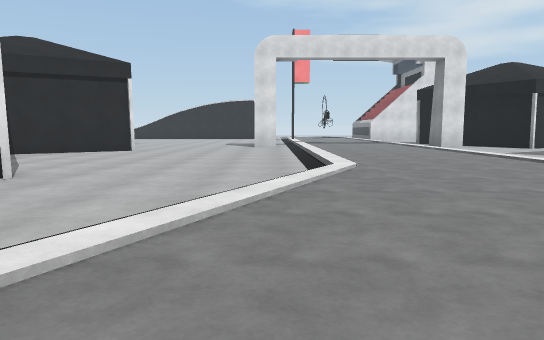
view 1 (above)

24 first-person views from a walk through a scene from a Unity 3-D project. The camera is 1.2 m above the floor, tilts 6° down and sees 70° across. The floor is counted in squares, 2 m on a side. Each view is taken from the middle of a square. On the plan, view 1 faces up. The plan holds only what a view shows up to about 11 squares ahead; the rest is blank. The place goes on beyond the plan. Surface patterns are stand-ins for the level's own textures.

view 2
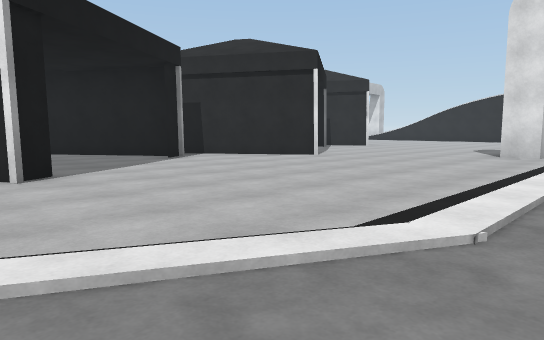

view 3
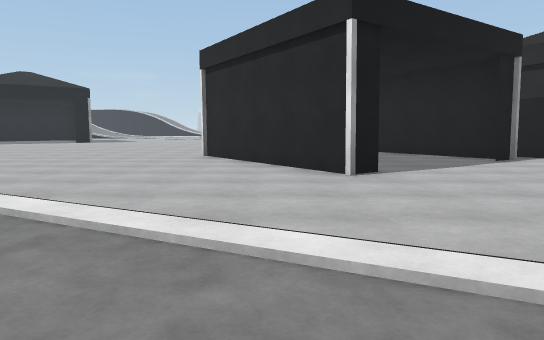

view 4
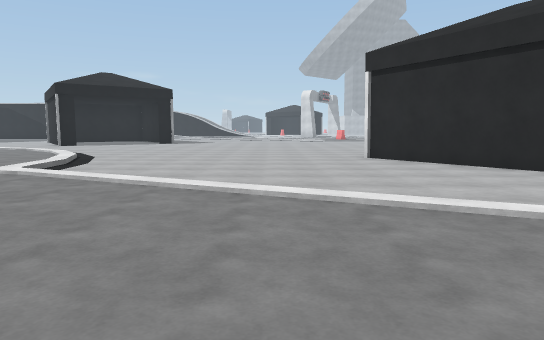

view 5
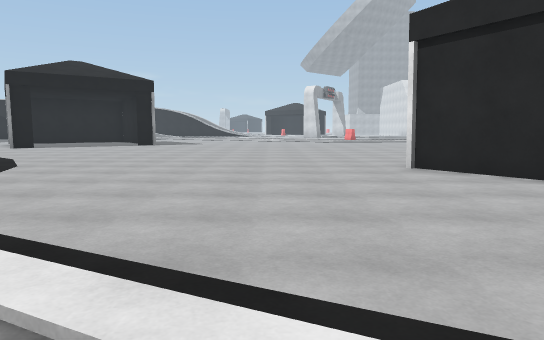

view 6
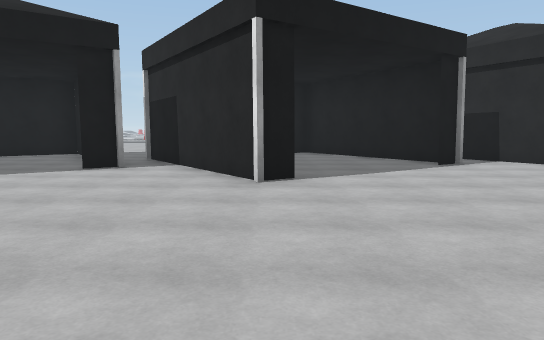

view 7
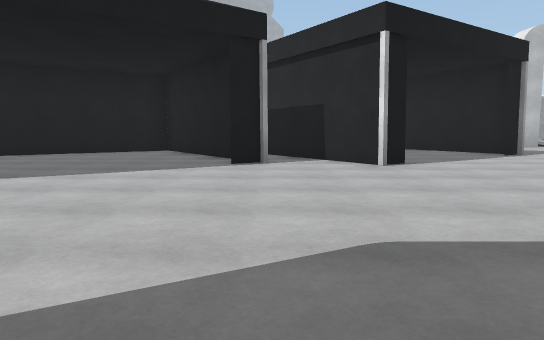

view 8
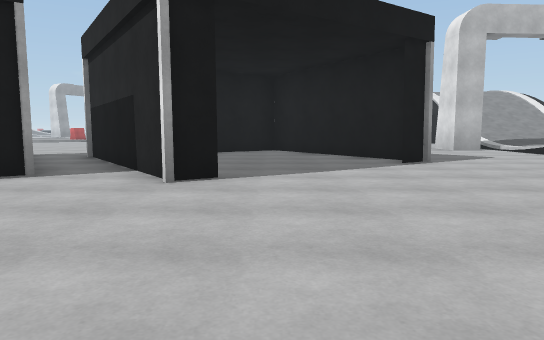

view 9
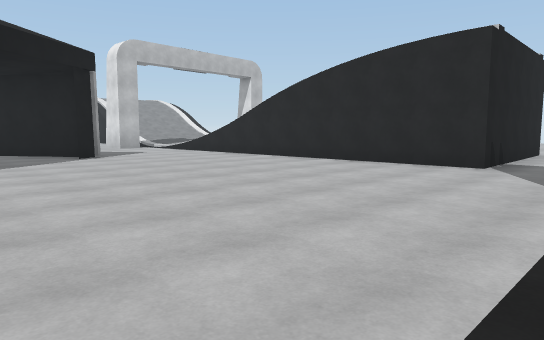

view 10
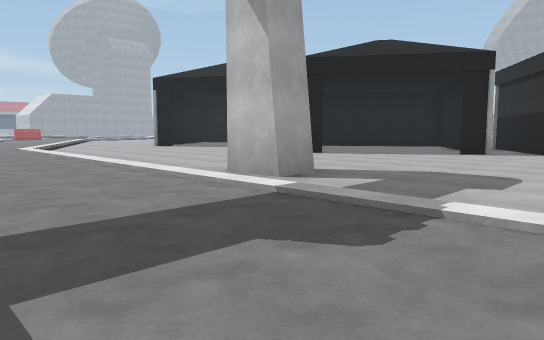

view 11
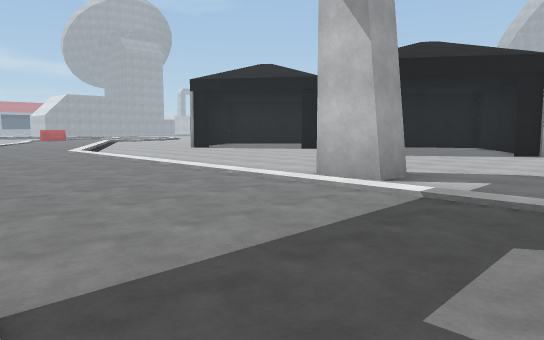

view 12
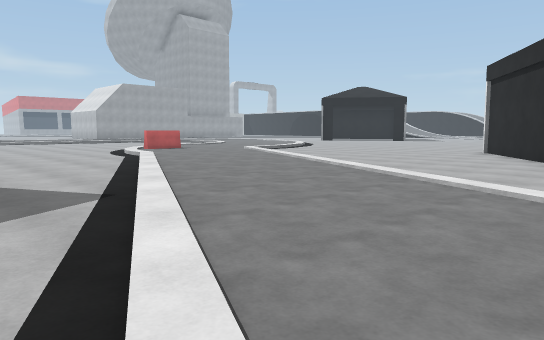

view 13
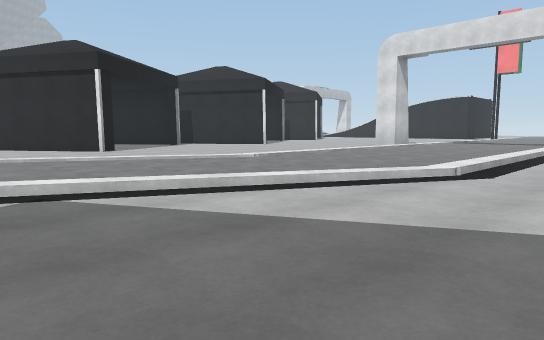

view 14
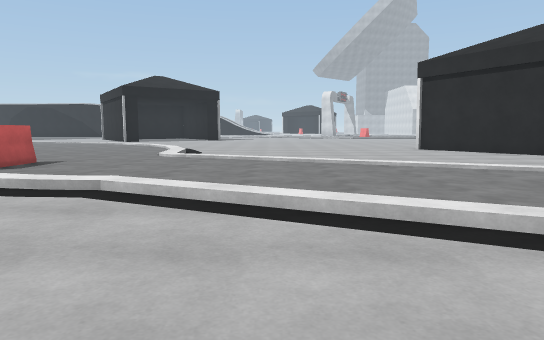

view 15
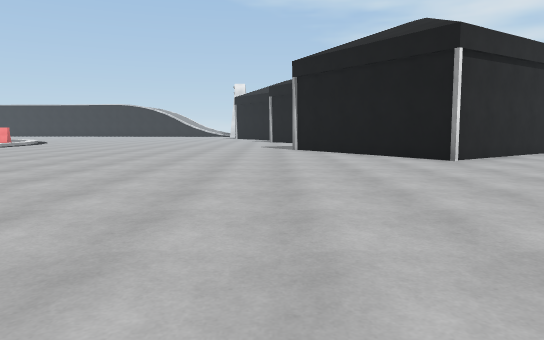

view 16
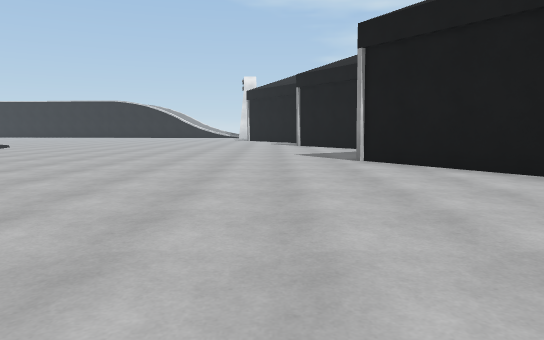

view 17
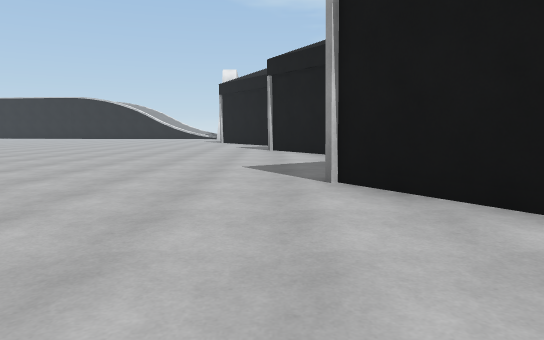

view 18
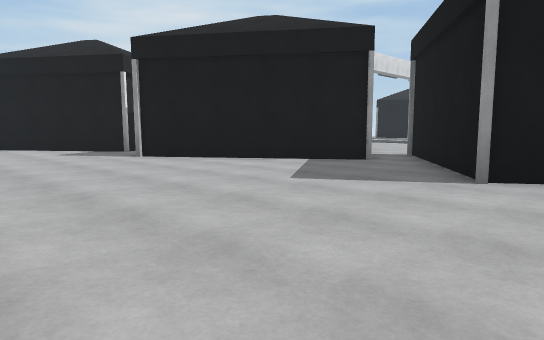

view 19
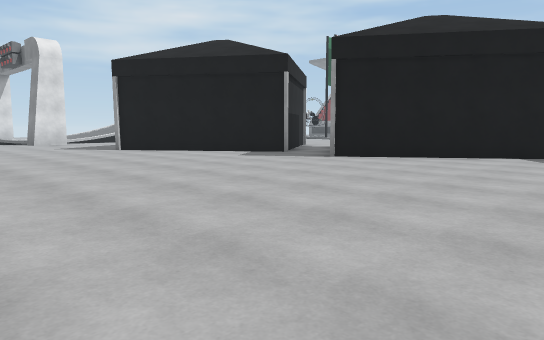

view 20
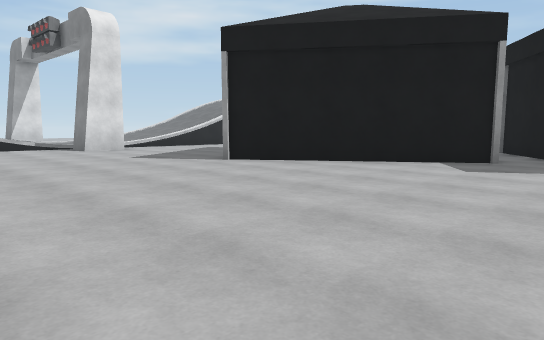

view 21
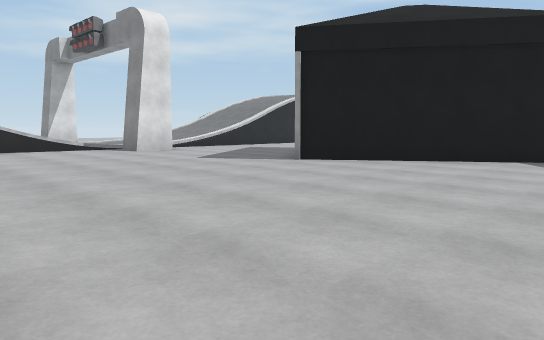

view 22
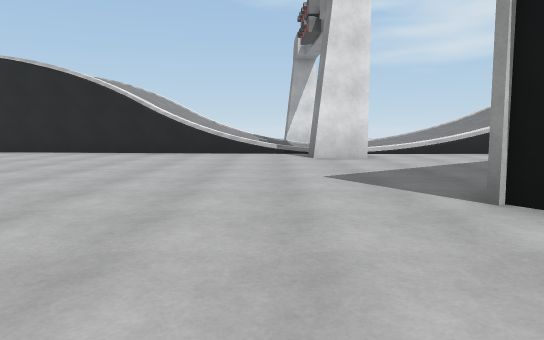

view 23
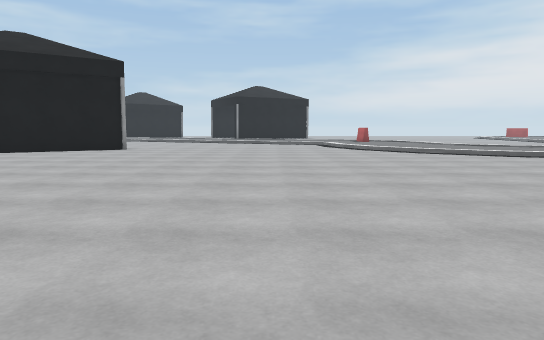

view 24
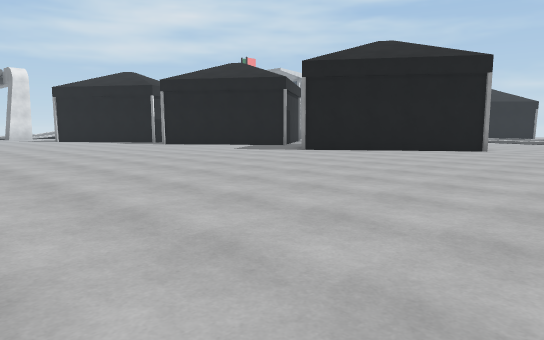

### Floor plan
Key: @ floor where view 1 was taken; # wall or solid block; . floor; / step, stairs or slope; O other object.
Columns run from 19 left of view 1 to 7 right of it. Each row starts with its distance up from view 1.
 26 //////////  ///////.
 25 .....##...  ........
 24 .....##.............
 23 ....................
 22 .........##.........
 21 ........##........../
 20  .....###.........../
 19  .....#............./...
 18  .....##....#......./.../
 17 .......##  ##......./.../
 16 ........#####......./.../
 15 .........####......#/.../
 14 .........##........//...
 13  .......##........../...
 12  ........#....#...../.../
 11  ........##..##...../.../
 10 ..........#.##....../.../.
  9 ..........####....../.../.
  8  .........##......../.../.
  7  ........##........./.../.
  6  ........#........../.../.
  5  ........##    #..........
  4  .........## ## .../.../...
  3  ..........###.............
  2 ................../.../....
  1 ...........................
  0 ................./.@./..
 -1 ........................
 -2 ................/.../...
 -3  ......................
 -4   ...........///.../...
 -5     ......./......./...
 -6      ...../......OO ...

Positions as (right, up) in squares from view 1, and headings:
1: (0, 0), facing up
2: (2, 4), facing up-left
3: (2, 4), facing left
4: (2, 0), facing left
5: (-1, 0), facing left
6: (1, 12), facing left
7: (0, 16), facing left
8: (-2, 19), facing left
9: (1, 18), facing up-left
10: (4, 19), facing down-left
11: (5, 18), facing down-left
12: (5, 6), facing down-left
13: (7, 1), facing up-left
14: (4, -2), facing left
15: (-11, -5), facing up
16: (-12, -1), facing up
17: (-11, 2), facing up
18: (-15, 5), facing up-right
19: (-18, 8), facing up-right
20: (-18, 13), facing up-right
21: (-19, 14), facing up-right
22: (-15, 16), facing up
23: (-19, -2), facing right
24: (-19, -1), facing up-right
